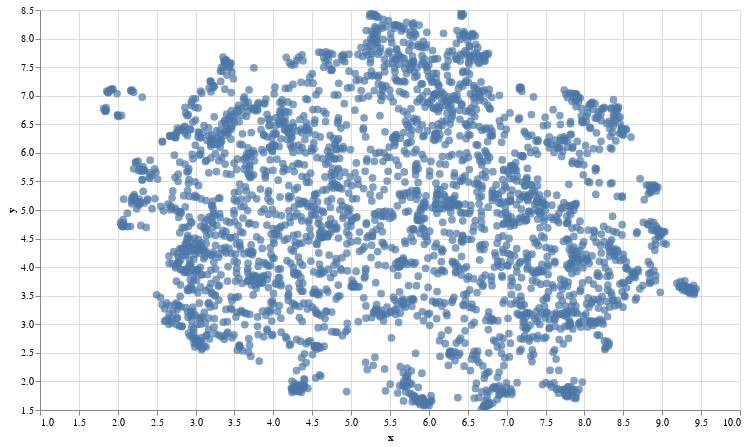

Notebook cell for this chart:
### Markdown cell above
## Visualising distance and clusters

### Code cell
#@title Plot the archive we created{display-mode: "form"}

# UMAP reduces the dimensions from 1024 to 2 dimensions that we can plot
reducer = umap.UMAP(n_neighbors=20)
umap_embeds = reducer.fit_transform(embeds)
# Prepare the data to plot and interactive visualization
# using Altair
df_explore = pd.DataFrame(data={'text': df['text']})
df_explore['x'] = umap_embeds[:,0]
df_explore['y'] = umap_embeds[:,1]

# Plot
chart = alt.Chart(df_explore).mark_circle(size=60).encode(
    x=#'x',
    alt.X('x',
        scale=alt.Scale(zero=False)
    ),
    y=
    alt.Y('y',
        scale=alt.Scale(zero=False)
    ),
    tooltip=['text']
).properties(
    width=700,
    height=400
)
chart.interactive()

### Figure 1 — Vega-Lite specification as saved in the notebook (floating-point values rounded to 4 significant figures; data arrays with more than 128 entries replaced by an {"elided": "..."} marker saying what was removed)
{"config": {"view": {"continuousWidth": 400, "continuousHeight": 300}}, "data": {"name": "data-4d126c80f112a004ed4beed26a041b4f"}, "mark": {"type": "circle", "size": 60}, "encoding": {"tooltip": [{"field": "text", "type": "nominal"}], "x": {"field": "x", "scale": {"zero": false}, "type": "quantitative"}, "y": {"field": "y", "scale": {"zero": false}, "type": "quantitative"}}, "height": 400, "selection": {"selector001": {"type": "interval", "bind": "scales", "encodings": ["x", "y"]}}, "width": 700, "$schema": "https://vega.github.io/schema/vega-lite/v4.17.0.json", "datasets": {"data-4d126c80f112a004ed4beed26a041b4f": {"elided": "3000 records"}}}
